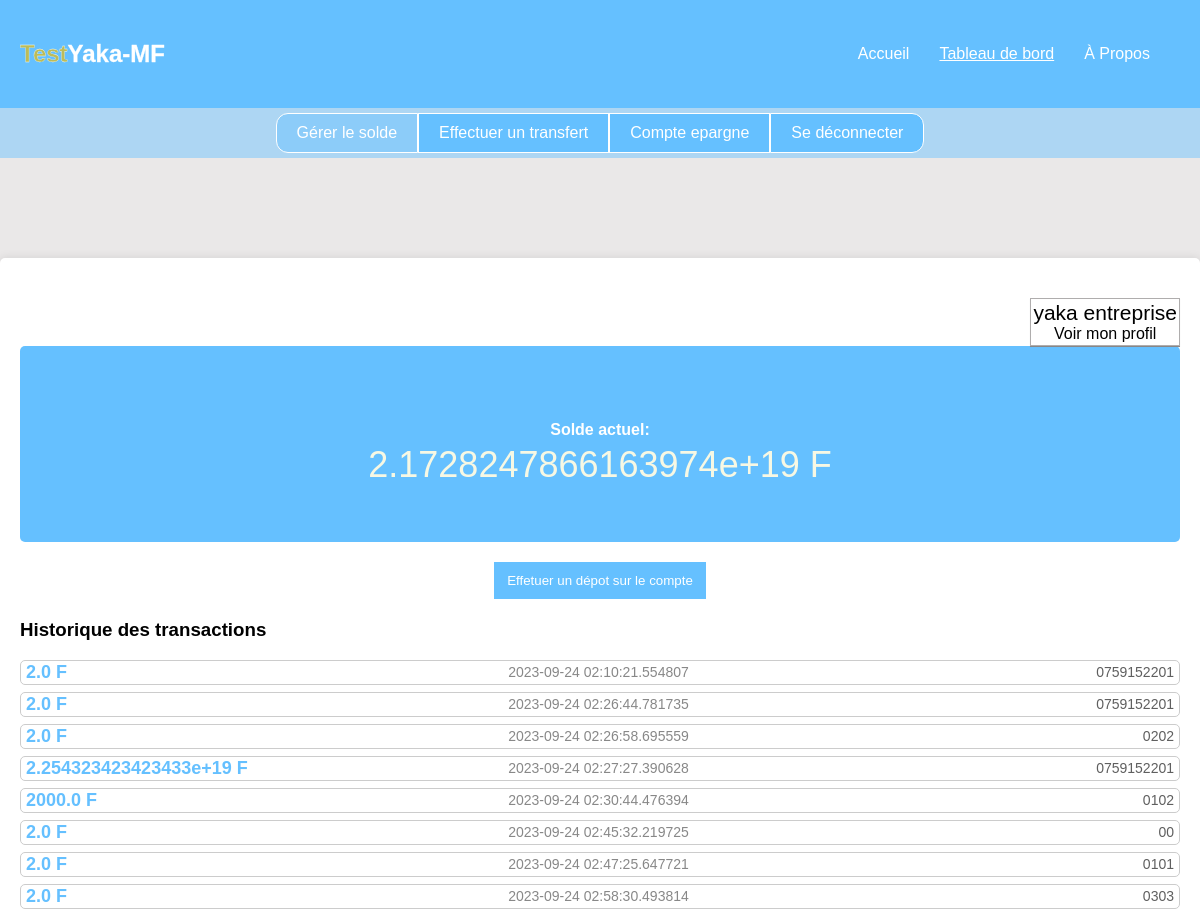
Page /dashboard (signed in, upper part) on the earlier database version.
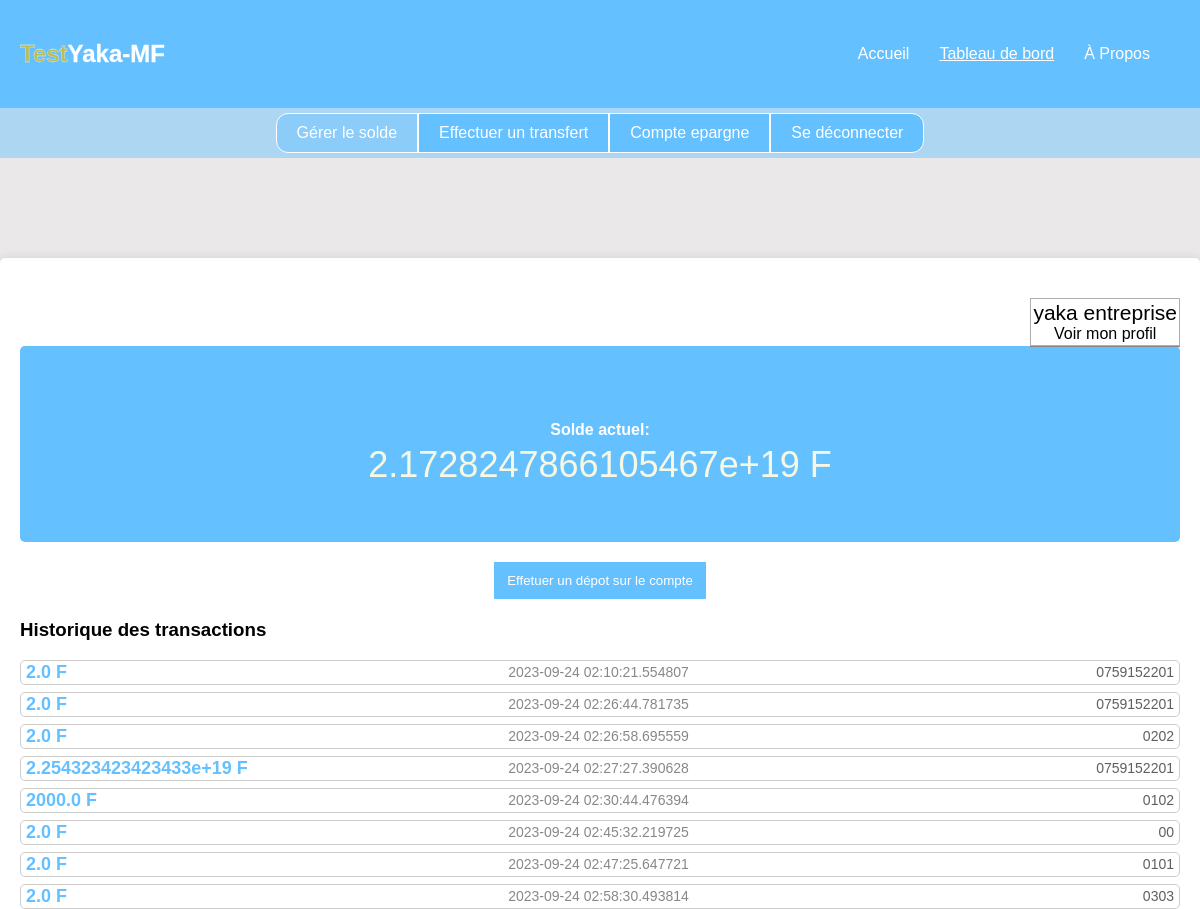
Same page on the later database version.
### tables this page shows
CREATE TABLE utilisateur (
        id INTEGER PRIMARY KEY AUTOINCREMENT,
        nom TEXT,
        email TEXT UNIQUE,
        contact TEXT UNIQUE,
        mot_de_passe TEXT,
        solde REAL DEFAULT 3000
    );

### app.py (the view)
@app.route('/dashboard')
@login_required
def dashboard():
    cursor.execute('SELECT * FROM historique_operation WHERE utilisateur_id = ?', (current_user.id,))
    historique_operations = cursor.fetchall()
    return render_template('dashboard.html', utilisateur=current_user, historique_operations=historique_operations)

### app.py (called while the page is built)
@login_manager.user_loader
def load_user(user_id):
    cursor.execute('SELECT * FROM utilisateur WHERE id = ?', (user_id,))
    utilisateur_data = cursor.fetchone()
    if utilisateur_data:
        return Utilisateur(*utilisateur_data)
    return None

### templates/dashboard.html (shortened to what this page needs)
<!DOCTYPE html>
<html lang="en">
<head>
    <link rel="stylesheet" href="../static/css/dashboard.css">
</head>
<body>
    <div class="tableau-de-bord">
        <div class="logo">
            <a href=""><h2 style="color: rgb(188, 188, 89); -webkit-text-stroke: 0.3px white;">Test<span style="color: white;">Yaka-MF</span></h2></a>
        </div>
        <div class="menu">
            <ul>
                <li><a href="{{ url_for('accueil_inscrip') }}">Accueil</a></li>
                <li><a href="{{ url_for('dashboard') }}" style="text-decoration: underline;">Tableau de bord</a></li>
                <li><a href="{{ url_for('a_propos') }}">À Propos</a></li>
            </ul>
        </div>
    </div>
    <div class="barre-menu">
        <button class="menu-bouton1" style=" background: #65bfff75;"> <a href="{{ url_for('dashboard') }}">Gérer le solde</a></button>
        <button class="menu-bouton2"> <a href="{{ url_for('transfert') }}">Effectuer un transfert</a></button>
        <button class="menu-bouton3"> <a href="{{ url_for('compte_epargne') }}">Compte epargne</a></button>
        <button class="menu-bouton4"> <a href="{{ url_for('deconnexion') }}">Se déconnecter</a></button>
    </div>
    <div class="container">
        <div class="div_profil">
            <a href="{{url_for('profil')}}" id="profile-link"><span style="font-size: 21px;">{{  utilisateur.nom }}</span><br>Voir mon profil</a>
        </div>
            <div class="solde-container">
                <p class="solde"><span class="p_solde" style="text-align: center;font-weight: bold;">Solde actuel:</span> <br> {{ utilisateur.solde }} F</p>
            </div>
        <div class="text-center mt-4">
            <button id="recharge-button" class="bouton_recharger">Effetuer un dépot sur le compte</button>
        </div>
        <h3 class="mt-4">Historique des transactions</h3>
        <ul class="list-unstyled">
            {% for operation in historique_operations %}
            <div class="historique-operation">
                <p class="montant">{{ operation[4] }} F</p>
                <div style="display: flex; justify-content: space-between; width: 58%; ">
                    <p class="date-heure">{{ operation[5] }}</p>
                    <p class="contact-destinataire">{{ operation[3] }}</p>
                </div>
            </div>
            {% endfor %}
        </ul>
    </div>
</body>
</html>

Differences in the rows shown:
changed utilisateur "yaka entreprise": solde "2.1728247866163974e+19" → "2.1728247866105467e+19"
